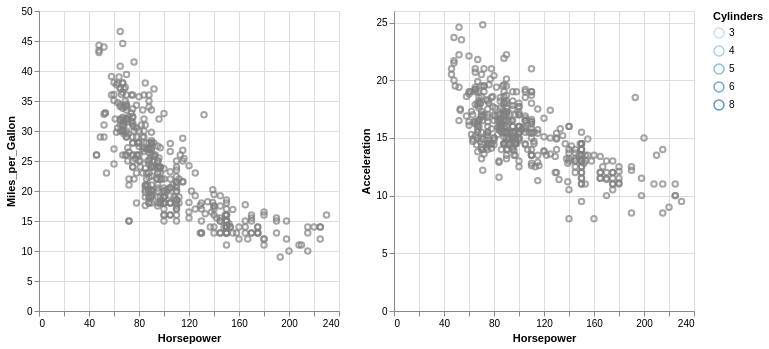

Write the Vega-Lite specification saved for this chart.
### Vega-Lite specification from a JSON file in a GitHub repository (floating-point values rounded to 4 significant figures; data arrays with more than 128 entries replaced by an {"elided": "..."} marker saying what was removed)
{"$schema": "https://vega.github.io/schema/vega-lite/v4.json", "description": "Drag out a rectangular brush to highlight points.", "data": {"values": {"elided": "406 records"}}, "hconcat": [{"selection": {"hover": {"type": "single", "on": "mouseover", "empty": "none"}}, "mark": "point", "encoding": {"x": {"field": "Horsepower", "type": "quantitative"}, "y": {"field": "Miles_per_Gallon", "type": "quantitative"}, "color": {"condition": {"selection": "hover", "field": "Cylinders", "type": "ordinal"}, "value": "grey"}}}, {"selection": {"hover": {"type": "single", "on": "mouseover", "empty": "none"}}, "mark": "point", "encoding": {"x": {"field": "Horsepower", "type": "quantitative"}, "y": {"field": "Acceleration", "type": "quantitative"}, "color": {"condition": {"selection": "hover", "field": "Cylinders", "type": "ordinal"}, "value": "grey"}}}]}
